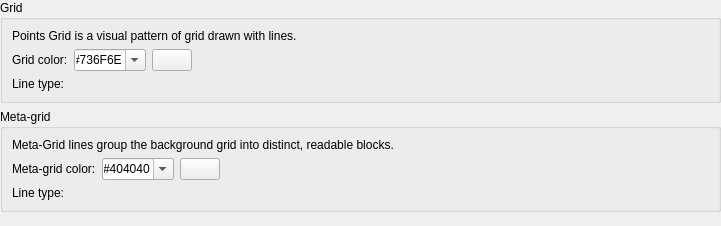
<?xml version="1.0" encoding="UTF-8"?>
<ui version="4.0">
 <class>LC_SettingsPageDraftingThemeGridLines</class>
 <widget class="QWidget" name="LC_SettingsPageDraftingThemeGridLines">
  <property name="geometry">
   <rect>
    <x>0</x>
    <y>0</y>
    <width>721</width>
    <height>226</height>
   </rect>
  </property>
  <layout class="QGridLayout" name="gridLayout_main">
   <property name="leftMargin">
    <number>0</number>
   </property>
   <property name="topMargin">
    <number>0</number>
   </property>
   <property name="rightMargin">
    <number>0</number>
   </property>
   <property name="bottomMargin">
    <number>0</number>
   </property>
   <item row="1" column="0">
    <widget class="QGroupBox" name="groupBox_10">
     <property name="title">
      <string>Grid</string>
     </property>
     <layout class="QGridLayout" name="gridLayout_g">
      <item row="2" column="0">
       <widget class="QLabel" name="lGridLineType_2">
        <property name="text">
         <string>Line type:</string>
        </property>
        <property name="buddy">
         <cstring>wGridLinesLineType</cstring>
        </property>
       </widget>
      </item>
      <item row="1" column="3">
       <spacer name="horizontalSpacer_2">
        <property name="orientation">
         <enum>Qt::Orientation::Horizontal</enum>
        </property>
        <property name="sizeHint" stdset="0">
         <size>
          <width>0</width>
          <height>0</height>
         </size>
        </property>
       </spacer>
      </item>
      <item row="1" column="1">
       <widget class="LC_ContentAdjustableComboBox" name="cbGridLinesColor">
        <property name="toolTip">
         <string>Color Of Grid

Color name or hexadecimal code
for grid lines if grid drawn by lines</string>
        </property>
        <property name="editable">
         <bool>true</bool>
        </property>
        <property name="currentText">
         <string>#736F6E</string>
        </property>
       </widget>
      </item>
      <item row="2" column="1">
       <widget class="QG_LineTypeBox" name="wGridLinesLineType" native="true">
        <property name="toolTip">
         <string>Grid Line Type

Line type for grid lines</string>
        </property>
       </widget>
      </item>
      <item row="0" column="0" colspan="4">
       <widget class="QLabel" name="label">
        <property name="text">
         <string>Points Grid is a visual pattern of grid drawn with lines. </string>
        </property>
        <property name="wordWrap">
         <bool>true</bool>
        </property>
       </widget>
      </item>
      <item row="1" column="0">
       <widget class="QLabel" name="lGridColor_2">
        <property name="text">
         <string>Grid color:</string>
        </property>
        <property name="buddy">
         <cstring>cbGridLinesColor</cstring>
        </property>
       </widget>
      </item>
      <item row="1" column="2">
       <widget class="LC_ColorButton" name="pb_gridLines">
        <property name="toolTip">
         <string>Line

Click to choose color for
 grid lines.</string>
        </property>
       </widget>
      </item>
     </layout>
    </widget>
   </item>
   <item row="3" column="0">
    <spacer name="verticalSpacer">
     <property name="orientation">
      <enum>Qt::Orientation::Vertical</enum>
     </property>
     <property name="sizeHint" stdset="0">
      <size>
       <width>0</width>
       <height>0</height>
      </size>
     </property>
    </spacer>
   </item>
   <item row="2" column="0">
    <widget class="QGroupBox" name="groupBox_11">
     <property name="title">
      <string>Meta-grid</string>
     </property>
     <layout class="QGridLayout" name="gridLayout_gl">
      <item row="1" column="4">
       <spacer name="horizontalSpacer">
        <property name="orientation">
         <enum>Qt::Orientation::Horizontal</enum>
        </property>
        <property name="sizeHint" stdset="0">
         <size>
          <width>0</width>
          <height>0</height>
         </size>
        </property>
       </spacer>
      </item>
      <item row="2" column="1" colspan="2">
       <widget class="QG_LineTypeBox" name="wMetaGridLinesLineType" native="true">
        <property name="toolTip">
         <string>Meta Grid Line Type

Type of Meta Grid lines if grid is drawn by lines</string>
        </property>
       </widget>
      </item>
      <item row="0" column="0" colspan="5">
       <widget class="QLabel" name="label_2">
        <property name="text">
         <string>Meta-Grid lines group the background grid into distinct, readable blocks. </string>
        </property>
        <property name="wordWrap">
         <bool>true</bool>
        </property>
       </widget>
      </item>
      <item row="1" column="0">
       <widget class="QLabel" name="lMetaGridColor_2">
        <property name="text">
         <string>Meta-grid color:</string>
        </property>
        <property name="buddy">
         <cstring>cbMetaGridLinesColor</cstring>
        </property>
       </widget>
      </item>
      <item row="2" column="0">
       <widget class="QLabel" name="lMetaGridLineType_2">
        <property name="text">
         <string>Line type: </string>
        </property>
        <property name="buddy">
         <cstring>wMetaGridLinesLineType</cstring>
        </property>
       </widget>
      </item>
      <item row="1" column="3">
       <widget class="LC_ColorButton" name="pb_metaLines">
        <property name="toolTip">
         <string>Meta-Grid Line

Click to choose color for
meta-grid lines.</string>
        </property>
       </widget>
      </item>
      <item row="1" column="1" colspan="2">
       <widget class="LC_ContentAdjustableComboBox" name="cbMetaGridLinesColor">
        <property name="toolTip">
         <string>Meta-Grid Color
Color name or hexadecimal code
for Meta Grid if grid drawn by lines</string>
        </property>
        <property name="editable">
         <bool>true</bool>
        </property>
        <property name="currentText">
         <string>#404040</string>
        </property>
       </widget>
      </item>
     </layout>
    </widget>
   </item>
  </layout>
 </widget>
 <customwidgets>
  <customwidget>
   <class>QG_LineTypeBox</class>
   <extends>QWidget</extends>
   <header>qg_linetypebox.h</header>
  </customwidget>
  <customwidget>
   <class>LC_ColorButton</class>
   <extends>QPushButton</extends>
   <header>lc_color_button.h</header>
  </customwidget>
  <customwidget>
   <class>LC_ContentAdjustableComboBox</class>
   <extends>QComboBox</extends>
   <header location="global">lc_content_adjustable_combo_box.h</header>
  </customwidget>
 </customwidgets>
 <resources/>
 <connections/>
</ui>
